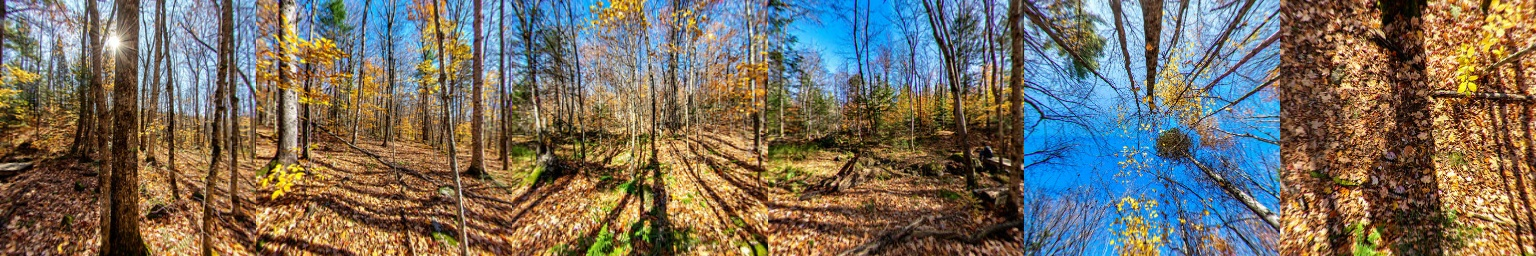
#> input picture data/cubemap.jpg, 1536 x 256 px
$ python set_fisheye_params_gui.py ../data/cubemap.jpg   (older library calls are emulated)
#> lines starting #> are read from the running program, lines starting #| are printed output that depends on the picture; after the words box and inside, x2 and y2 are one past the last pixel; in counts of white or black regions, pixels touching at a corner belong together
### omnicv/omnicv.py
#!/usr/bin/env/python
import cv2
import numpy as np


# [27 lines left out: function rmat, not called in this run]


class fisheyeImgConv:
    def __init__(self,
                 param_file_path=None
                 ):

        self.Hd = None
        self.Wd = None
        self.map_x = None
        self.map_y = None
        self.singleLens = False
        self.filePath = param_file_path

    def fisheye2equirect(self,
                         srcFrame,
                         outShape,
                         aperture=0,
                         delx=0,
                         dely=0,
                         radius=0,
                         edit_mode=False):

        inShape = srcFrame.shape[:2]
        self.Hs = inShape[0]
        self.Ws = inShape[1]
        self.Hd = outShape[0]
        self.Wd = outShape[1]
        self.map_x = np.zeros((self.Hd, self.Wd), np.float32)
        self.map_y = np.zeros((self.Hd, self.Wd), np.float32)

        self.Cx = (
            self.Ws // 2 - delx
        )  # This value needs to be tuned using the GUI for every new camera
        self.Cy = (
            self.Hs // 2 - dely
        )  # This value needs to be tuned using the GUI for every new camera

        if not radius:
            self.radius = min(inShape)
        else:
            self.radius = radius

        if not aperture:
            self.aperture = 385  # This value is determined using the GUI
        else:
            self.aperture = aperture

        if not edit_mode:
            f = open(self.filePath, "r")
            self.radius = int(f.readline())
            self.aperture = int(f.readline())
            delx = int(f.readline())
            dely = int(f.readline())
            f.close

        i, j = np.meshgrid(np.arange(0, int(self.Hd)),
                           np.arange(0, int(self.Wd)))
        xyz = np.zeros((self.Hd, self.Wd, 3))
        x, y, z = np.split(xyz, 3, axis=-1)

        x = (
            self.radius
            * np.cos((i * 1.0 / self.Hd - 0.5) * np.pi)
            * np.cos((j * 1.0 / self.Hd - 0.5) * np.pi)
        )
        y = (
            self.radius
            * np.cos((i * 1.0 / self.Hd - 0.5) * np.pi)
            * np.sin((j * 1.0 / self.Hd - 0.5) * np.pi)
        )
        z = self.radius * np.sin((i * 1.0 / self.Hd - 0.5) * np.pi)

        r = (
            2
            * np.arctan2(np.sqrt(x ** 2 + z ** 2), y)
            / np.pi
            * 180
            / self.aperture
            * self.radius
        )
        theta = np.arctan2(z, x)

        self.map_x = np.multiply(r, np.cos(theta)).T.astype(np.float32) + self.Cx
        self.map_y = np.multiply(r, np.sin(theta)).T.astype(np.float32) + self.Cy

        return cv2.remap(
            srcFrame,
            self.map_x,
            self.map_y,
            interpolation=cv2.INTER_LINEAR,
            borderMode=cv2.BORDER_CONSTANT,
        )

    # [968 lines left out: functions equirect2cubemap, cubemap2equirect, eqruirect2persp, cubemap2persp, equirect2Fisheye, equirect2Fisheye_UCM and 4 more, not called in this run]

### applications/set_fisheye_params_gui.py
#!/usr/bin/env/python
import cv2
import sys
from omnicv import fisheyeImgConv


def nothing(x):
    pass


WINDOW_NAME = "image"
Image_Path = sys.argv[1]
RADIUS = None

# Example of using the converter class
frame = cv2.imread(Image_Path)
#> frame is the input picture: shape (256, 1536, 3); mean B, G, R 96.4, 109.8, 118.1
cv2.namedWindow(WINDOW_NAME, cv2.WINDOW_NORMAL)
cv2.resizeWindow(WINDOW_NAME, 800, 800)
N = 2 * max(frame.shape)
#> N = 3072
cv2.createTrackbar("radius", WINDOW_NAME, 0, N, nothing)
cv2.createTrackbar("Cx", WINDOW_NAME, N // 2, N, nothing)
cv2.createTrackbar("Cy", WINDOW_NAME, N // 2, N, nothing)

while True:
    if True:
        frame = cv2.imread(Image_Path)
        radius = cv2.getTrackbarPos("radius", WINDOW_NAME)
        Cx = cv2.getTrackbarPos("Cx", WINDOW_NAME)
        Cy = cv2.getTrackbarPos("Cy", WINDOW_NAME)
        frame = cv2.circle(frame, (Cx, Cy), radius, (0, 200, 0), 2)
        cv2.imshow(WINDOW_NAME, frame)
        if cv2.waitKey(1) & 0xFF == 27:
#> (key Esc is pressed here)
            RADIUS = radius
            cv2.destroyAllWindows()
            break


WINDOW_NAME = "set aperture"

cv2.namedWindow(WINDOW_NAME, cv2.WINDOW_NORMAL)
cv2.resizeWindow(WINDOW_NAME, 600, 1200)
cv2.createTrackbar("aperture", WINDOW_NAME, 0, 1000, nothing)
cv2.createTrackbar("del Cx", WINDOW_NAME, 500, 1000, nothing)
cv2.createTrackbar("del Cy", WINDOW_NAME, 500, 1000, nothing)

# Example of using the converter class
frame = cv2.imread(Image_Path)
frame = cv2.circle(
    frame, (frame.shape[1] // 2, frame.shape[0] // 2), 4, (255, 255, 255), -1
)
#> frame: shape (256, 1536, 3); 0.01% of pixels changed, all inside (x1, y1, x2, y2) = (764, 124, 773, 133)
frame = cv2.circle(frame,
                   (frame.shape[1] // 2, frame.shape[0] // 2),
                   2, (0, 0, 0), -1)
#> frame: shape (256, 1536, 3); mean B, G, R 96.4, 109.9, 118.1

outShape = [400, 800]
inShape = frame.shape[:2]
#> inShape = (256, 1536)

mapper = fisheyeImgConv()
mapper.fisheye2equirect(frame, outShape, edit_mode=True)
#> in fisheye2equirect, `theta = np.arctan2(z, x)`:
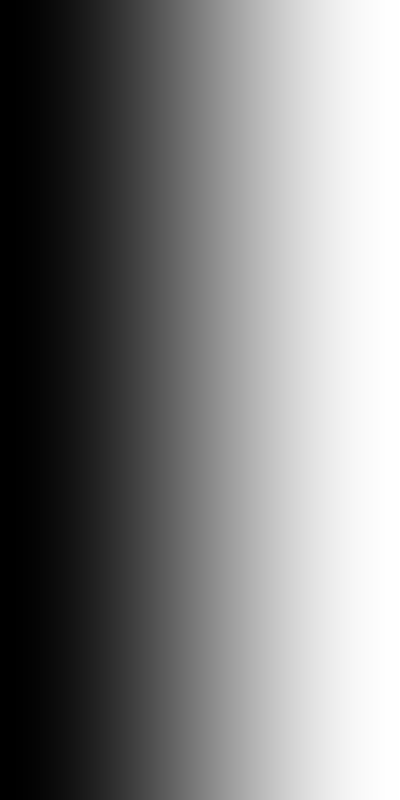
#> z: shape (800, 400) float64; min -256, max 256, mean -0.6; drawn with min black and max white
#> in fisheye2equirect, `self.map_x = np.multiply(r, np.cos(theta)).T.astype(np.float32) + self..`:
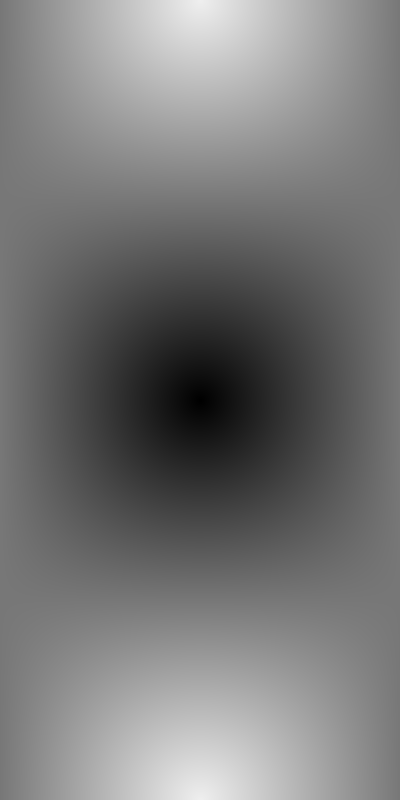
#> r: shape (800, 400) float64; min 4.67e-15, max 239.4, mean 119.7
#> in fisheye2equirect, `self.map_x = np.multiply(r, np.cos(theta)).T.astype(np.float32) + self..`:
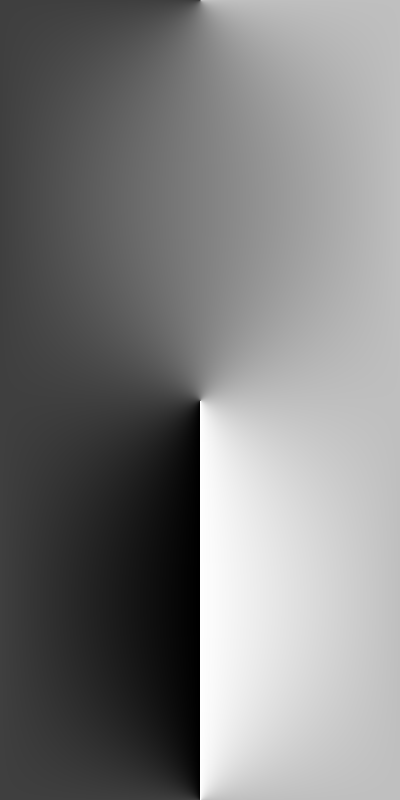
#> theta: shape (800, 400) float64; min -3.13, max 3.14, mean -9.82e-06; drawn with min black and max white
#> in fisheye2equirect, `return cv2.remap( srcFrame, self.map_x, self.map_y, interpolation=cv2...`:
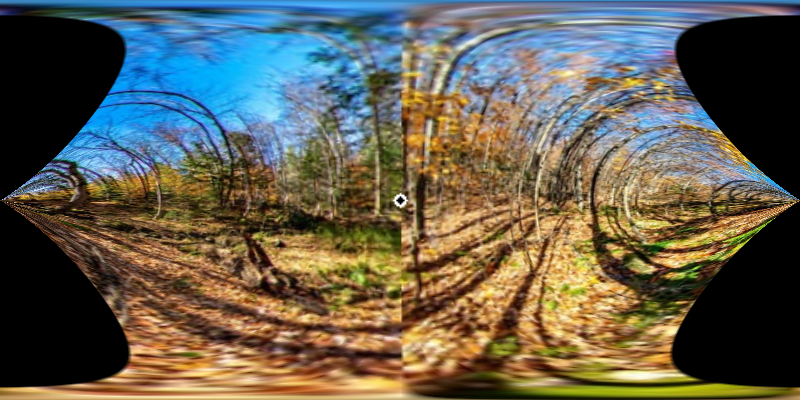
#> returned value: shape (400, 800, 3); mean of channels 0, 1, 2 81.1, 94.8, 99.1; drawn as B, G, R
while True:
    if True:
        aperture = cv2.getTrackbarPos("aperture", WINDOW_NAME)
        delx = cv2.getTrackbarPos("del Cx", WINDOW_NAME) - 500
        dely = cv2.getTrackbarPos("del Cy", WINDOW_NAME) - 500
        frame2 = mapper.fisheye2equirect(
            frame,
            outShape,
            aperture=aperture,
            delx=delx,
            dely=dely,
            radius=RADIUS,
            edit_mode=True,
        )
        frame2 = cv2.line(
            frame2,
            (int(frame2.shape[1] * 0.25), 0),
            (int(frame2.shape[1] * 0.25), int(frame2.shape[0])),
            (0, 180, 0),
            1,
        )
        frame2 = cv2.line(
            frame2,
            (int(frame2.shape[1] * 0.75), 0),
            (int(frame2.shape[1] * 0.75), int(frame2.shape[0])),
            (0, 180, 0),
            1,
        )
        frame2 = cv2.line(
            frame2,
            (0, int(frame2.shape[0] * 0.5)),
            (int(frame2.shape[1]), int(frame2.shape[0] * 0.5)),
            (0, 180, 0),
            1,
        )
        frame2 = cv2.line(
            frame2,
            (int(frame2.shape[1] * 0.5), 0),
            (int(frame2.shape[1] * 0.5), int(frame2.shape[0])),
            (0, 180, 0),
            1,
        )
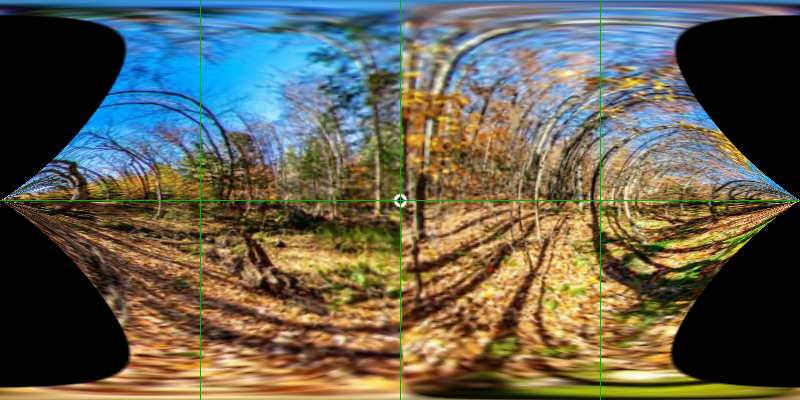
#> frame2: shape (400, 800, 3); mean B, G, R 80.6, 95.3, 98.3
        cv2.imshow(WINDOW_NAME, frame2)
        if cv2.waitKey(1) & 0xFF == 27:
#> (key Esc is pressed here)
            print("aperture : ", aperture)
            print("delx : ", delx)
            print("dely : ", dely)
            f = open("../fisheyeParams.txt", "w+")
            f.write(str(RADIUS) + "\n")
            f.write(str(aperture) + "\n")
            f.write(str(delx) + "\n")
            f.write(str(dely) + "\n")
            f.close()
            break
        frame2[:, :, :] = 0
        cv2.imshow("image", frame2)

$ run again, on data/equirect_temp1.jpg
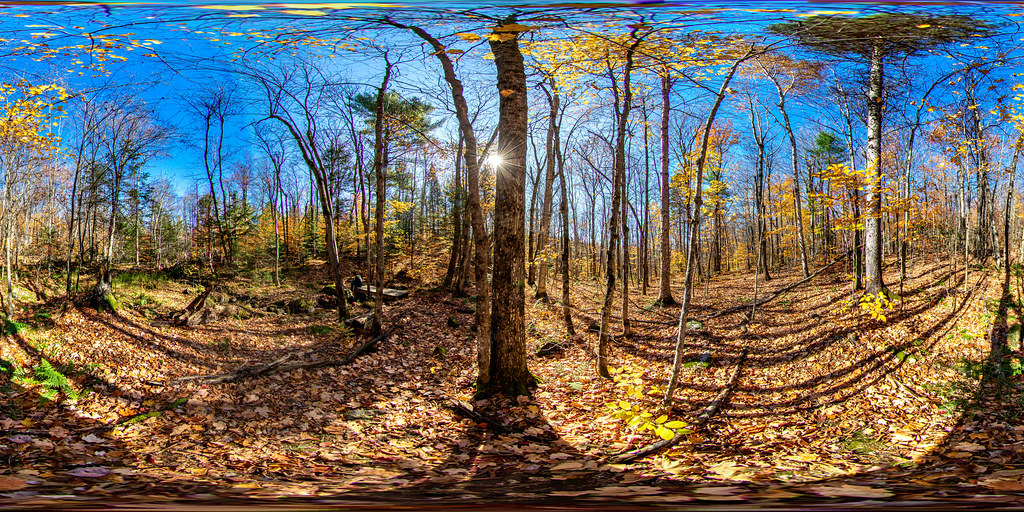
#> input picture data/equirect_temp1.jpg, 1024 x 512 px
#> frame is the input picture: shape (512, 1024, 3); mean B, G, R 98.5, 107, 110.7
#> in fisheye2equirect, `return cv2.remap( srcFrame, self.map_x, self.map_y, interpolation=cv2...`:
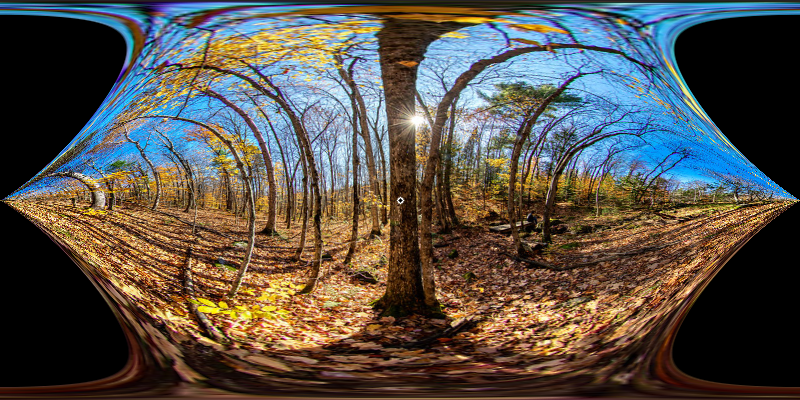
#> returned value: shape (400, 800, 3); mean of channels 0, 1, 2 73.8, 81.1, 86.9; drawn as B, G, R
#> `frame2 = cv2.line( frame2, (int(frame2.shape[1] * 0.5), 0), (int(frame..`:
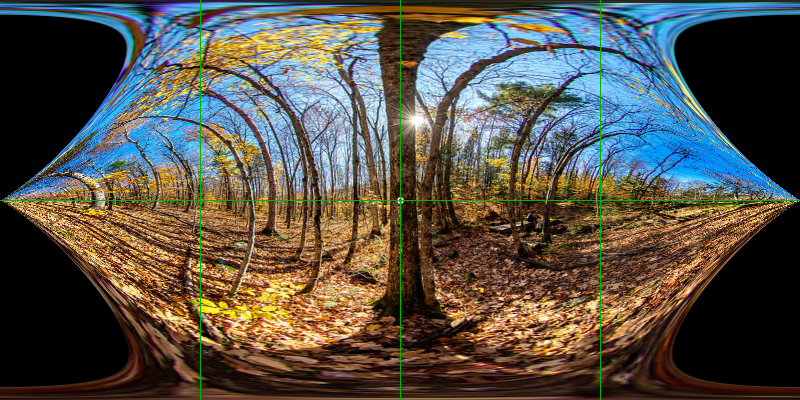
#> frame2: shape (400, 800, 3); mean B, G, R 73.4, 81.7, 86.3

$ run again, on data/fisheye.png
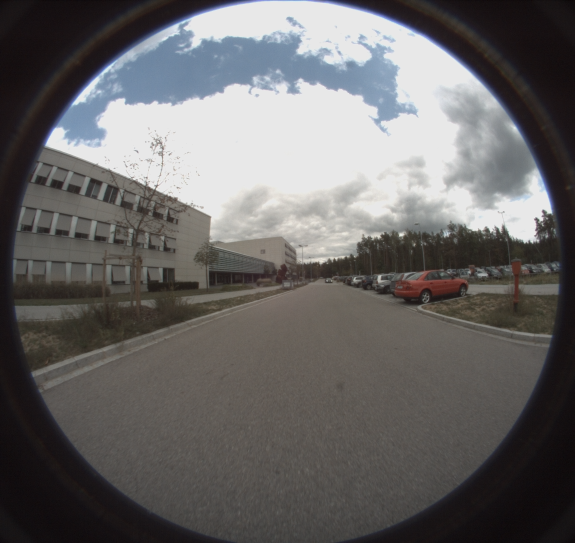
#> input picture data/fisheye.png, 1150 x 1086 px (shown at 1/2 size)
#> frame is the input picture: shape (1086, 1150, 3); mean B, G, R 101.4, 101.7, 103.6
#> in fisheye2equirect, `return cv2.remap( srcFrame, self.map_x, self.map_y, interpolation=cv2...`:
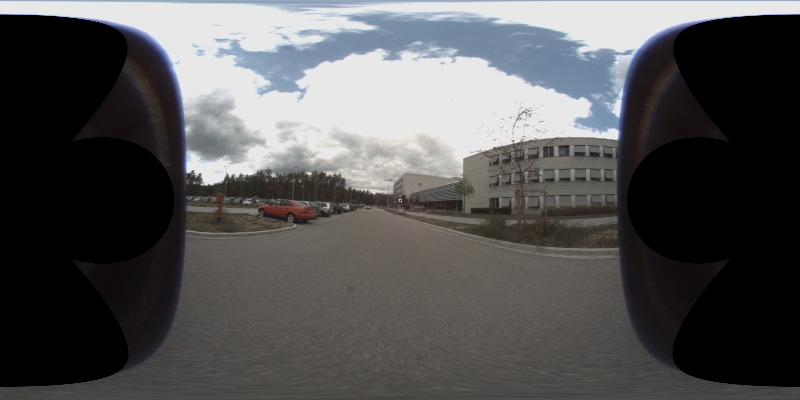
#> returned value: shape (400, 800, 3); mean of channels 0, 1, 2 84.4, 83.9, 84.3; drawn as B, G, R
#> `frame2 = cv2.line( frame2, (int(frame2.shape[1] * 0.5), 0), (int(frame..`:
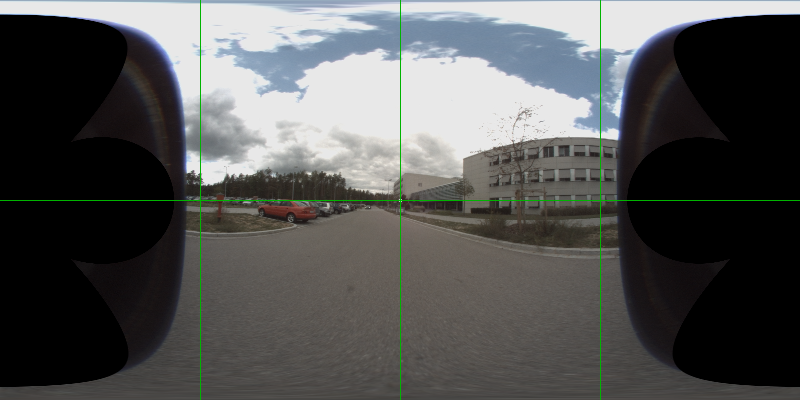
#> frame2: shape (400, 800, 3); mean B, G, R 83.8, 84.5, 83.7
